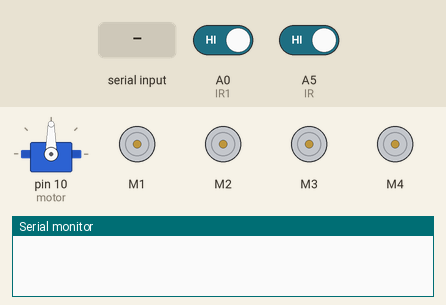
Bench run of a sketch on a simulated Arduino Uno, built with avr-gcc and run on an emulated ATmega328P. Parts: servo, 4 × DC motor (green arrow = forward, orange = backward, longer = faster), the last lines printed to the serial monitor. Inputs (shaded band) come from the test bench; at power-on: A0 (IR1) HIGH, A5 (IR) HIGH.

Above: at 1.2 s.
1.3 s: "<F>" received over Serial
At 1.9 s:
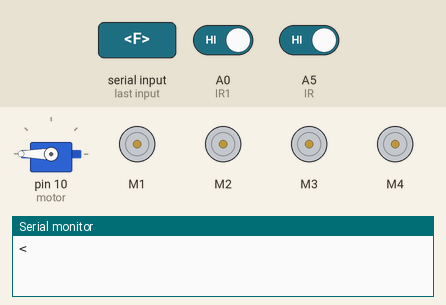
At 3.2 s:
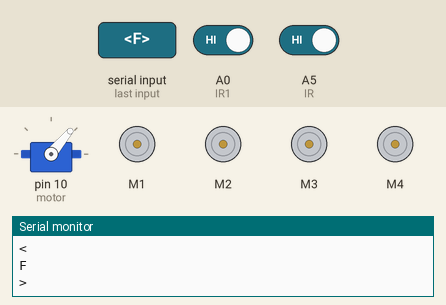
4.3 s: byte 60 ('<') received over Serial
At 6.0 s:
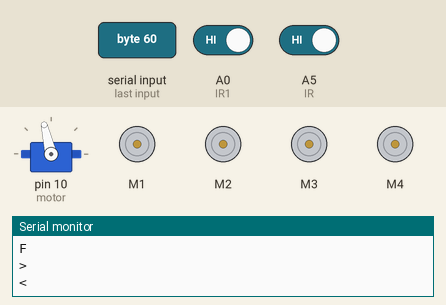
Timing chart, 0 to 7.5 s (numbered marks = the images above; inputs shaded):
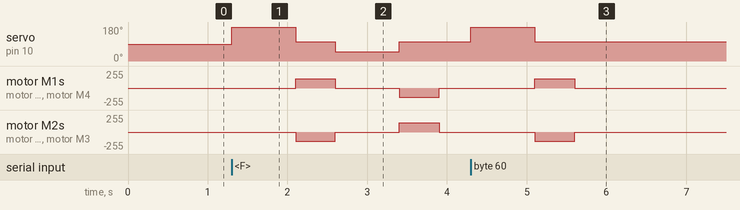

The sketch:

main.ino
```cpp
#include <Servo.h>
#include <AFMotor.h>
#include <NewPing.h>

#define IR1 A0
#define IR A5
#define MAX_DISTANCE 300

#define Echo A0
#define Trig A1
#define motor 10
#define Speed 140
#define spoint 103

NewPing sonar(Trig, Echo, MAX_DISTANCE);

char value;
int distance;
int Left, Right, L, R, L1, R1;

Servo servo;
AF_DCMotor M1(1);
AF_DCMotor M2(2);
AF_DCMotor M3(3);
AF_DCMotor M4(4);

void setup() {
  Serial.begin(9600);
  pinMode(Trig, OUTPUT);
  pinMode(Echo, INPUT);
  servo.attach(motor);
  M1.setSpeed(Speed);
  M2.setSpeed(Speed);
  M3.setSpeed(Speed);
  M4.setSpeed(Speed);
}

void loop() {
  int IR_Sensor = digitalRead(IR);
  int IR_Sensor1 = digitalRead(IR1);
  voicecontrol();
}

void Bluetoothcontrol() {
  if (Serial.available() > 0) {
    value = Serial.read();
    Serial.println(value);
  }
  if (value == 'F') forward();
  else if (value == 'B') backward();
  else if (value == 'L') left();
  else if (value == 'R') right();
  else if (value == 'S') Stop();
}

void Obstacle(int IR_Sensor1) {
  if (IR_Sensor1 == 0) {
    Stop(); delay(200); backward(); delay(100); Stop();
    L = leftsee(); servo.write(spoint); delay(800); R = rightsee(); servo.write(spoint);
    if (L < R) { right(); delay(500); Stop(); delay(200); }
    else if (L > R) { left(); delay(500); Stop(); delay(200); }
  } else forward();
}

void voicecontrol() {
  if (Serial.available() > 0) {
    value = Serial.read();
    Serial.println(value);
    if (value == '^') {
      int IR_Sensor1 = digitalRead(IR1);
      while (IR_Sensor1 != 0) {
        IR_Sensor1 = digitalRead(IR1);
        if (IR_Sensor1 == 0) Stop();
        else forward();
        value = Serial.read();
        if (value != '^') { Stop(); break; }
      }
    } else if (value == '-') {
      int IR_Sensor = digitalRead(IR);
      while (IR_Sensor != 0) {
        IR_Sensor = digitalRead(IR);
        if (IR_Sensor == 0) Stop();
        else backward();
        value = Serial.read();
        if (value != '^') { Stop(); break; }
      }
    } else if (value == '<') {
      L = leftsee(); servo.write(spoint);
      if (L >= 0) { left(); delay(500); Stop(); } else if (L < 10) Stop();
    } else if (value == '>') {
      R = rightsee(); servo.write(spoint);
      if (R >= 0) { right(); delay(500); Stop(); } else if (R < 10) Stop();
    } else if (value == '*') Stop();
  }
}

int ultrasonic() {
  digitalWrite(Trig, LOW); delayMicroseconds(4);
  digitalWrite(Trig, HIGH); delayMicroseconds(10); digitalWrite(Trig, LOW);
  long t = pulseIn(Echo, HIGH); long cm = t / 29 / 2;
  return cm;
}

void forward() { M1.run(FORWARD); M2.run(FORWARD); M3.run(FORWARD); M4.run(FORWARD); }
void backward() { M1.run(BACKWARD); M2.run(BACKWARD); M3.run(BACKWARD); M4.run(BACKWARD); }
void right() { M1.run(BACKWARD); M4.run(BACKWARD); M3.run(FORWARD); M2.run(FORWARD); }
void left() { M1.run(FORWARD); M4.run(FORWARD); M3.run(BACKWARD); M2.run(BACKWARD); }
void Stop() { M1.run(RELEASE); M2.run(RELEASE); M3.run(RELEASE); M4.run(RELEASE); }

int rightsee() { servo.write(50); int IR_Sensor1 = digitalRead(IR1); delay(800); return IR_Sensor1; }
int leftsee() { servo.write(180); int IR_Sensor1 = digitalRead(IR1); delay(800); return IR_Sensor1; }
```

Measured:
- after the input at 1.3 s, servo on pin 10 (motor): 90° → 180° at once, → 103° 0.80 s later, → 50° 0.50 s later, → 103° 0.80 s later; motor M1: stopped → forward 140/255 after 0.80 s, → stopped 0.50 s later, → backward 140/255 0.80 s later, → stopped 0.50 s later
- after the input at 4.3 s, servo on pin 10 (motor): 103° → 180° at once, → 103° 0.80 s later; motor M1, motor M4: stopped → forward 140/255 after 0.80 s, → stopped 0.50 s later; motor M2, motor M3: stopped → backward 140/255 after 0.80 s, → stopped 0.50 s later
